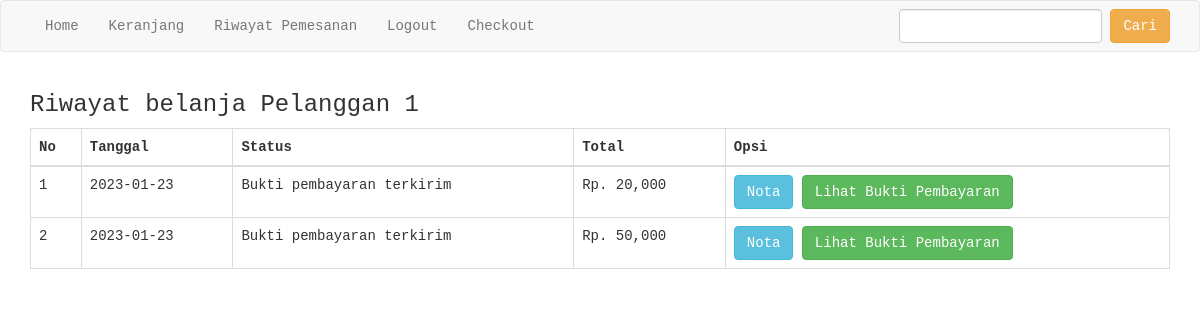
The app's page /riwayat.php (signed in) with its own data.
### tables this page shows
CREATE TABLE `pemesanan` (
  `id_pembelian` int(11) NOT NULL,
  `id_pelanggan` int(11) NOT NULL,
  `id_ongkir` int(11) NOT NULL,
  `tanggal_pemesanan` date NOT NULL,
  `total_pemesanan` int(11) NOT NULL,
  `nama_kota` varchar(15) NOT NULL,
  `tarif` int(11) NOT NULL,
  `alamat_pengiriman` text NOT NULL,
  `status_pemesanan` varchar(50) NOT NULL DEFAULT 'pending'
);

### riwayat.php (the view, shortened to what this page needs)
<?php
include 'koneksi.php';
?>
<!DOCTYPE html>
<html>
<head>
	<link rel="stylesheet" href="admin/assets/css/bootstrap.css">
</head>
<body style="font-family: monospace;">
<?php include 'menu.php'; ?>
<section class="riwayat">
	<div class="container">
		<h3>Riwayat belanja <?php echo $_SESSION["pelanggan"]["nama_pelanggan"]  ?></h3>
		<table class="table table-bordered">
			<thead>
				<tr>
					<th>No</th>
					<th>Tanggal</th>
					<th>Status</th>
					<th>Total</th>
					<th>Opsi</th>
				</tr>
			</thead>
			<body>
				<?php
				$nomor=1;
				$id_pelanggan = $_SESSION["pelanggan"]['id_pelanggan'];
				$ambil = $koneksi->query("SELECT * FROM pemesanan WHERE id_pelanggan='$id_pelanggan'");
				while($pecah = $ambil->fetch_assoc())
					{
				?>
				<tr>
					<td><?php echo $nomor; ?></td>
					<td><?php echo $pecah["tanggal_pemesanan"] ?></td>
					<td><?php echo $pecah["status_pemesanan"] ?></td>
					<td>Rp. <?php echo number_format($pecah["total_pemesanan"]) ?></td>
					<td>
						<a href="nota.php?id=<?php echo $pecah["id_pembelian"] ?>" class="btn btn-info">Nota</a>
						<?php if ($pecah['status_pemesanan']=="pending"): ?>
							<a href="pembayaran.php?id=<?php echo $pecah["id_pembelian"]; ?>" class="btn btn-warning">
								Kirim Bukti Pembayaran
							</a>
						<?php else: ?>
						<a href="lihat_pembayaran.php?id=<?php echo $pecah["id_pembelian"]; ?>" class="btn btn-success">
							Lihat Bukti Pembayaran
						</a>
					<?php endif ?>
					</td>
				</tr>
				<?php $nomor++; ?>
				<?php } ?>
			</body>
		</table>
	</div>
</section>
</body>
</html>

### records on screen
pemesanan: tanggal_pemesanan "2023-01-23", status_pemesanan "Bukti pembayaran terkirim", total_pemesanan "20,000"
pemesanan: tanggal_pemesanan "2023-01-23", status_pemesanan "Bukti pembayaran terkirim", total_pemesanan "50,000"

### other values on screen
$_SESSION["pelanggan"]["nama_pelanggan"] "Pelanggan 1"
